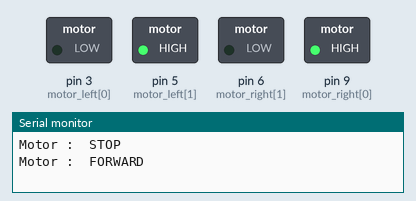
Bench run of a sketch on a simulated Arduino Uno, built with avr-gcc and run on an emulated ATmega328P. Shown: switched loads named in the sketch (green lamp = pin HIGH), the last lines printed to the serial monitor.

Above: at 0.1 s.
At 14.1 s:
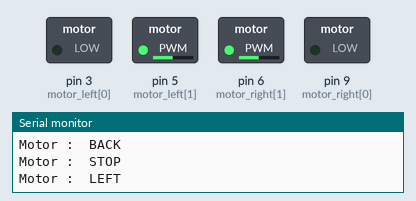
At 19.1 s:
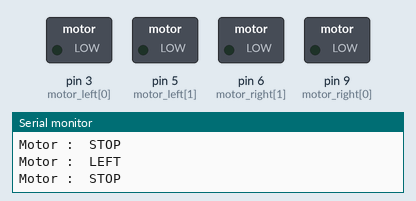
At 21.2 s:
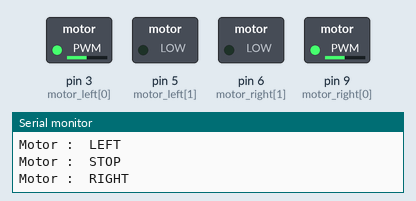
At 35.2 s:
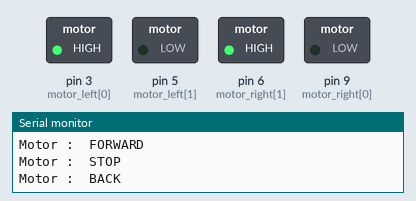
Timing chart, 0 to 36.7 s (numbered marks = the images above):
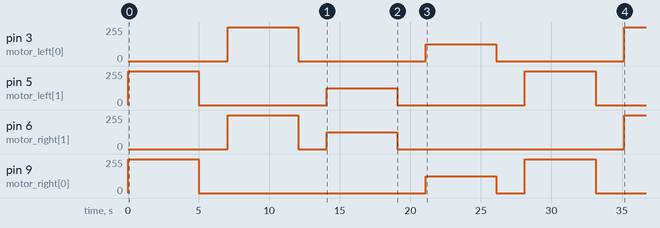

Measured:
- by itself, pin 3 (motor_left[0]): 0/255 → 255/255 at 7.1 s, → 0/255 5.0 s later, → 125/255 9.1 s later, → 0/255 5.0 s later, … (5 changes in this stretch)
- by itself, pin 5 (motor_left[1]): 0/255 → 255/255 at 0.03 s, → 0/255 5.0 s later, → 125/255 9.1 s later, → 0/255 5.0 s later, … (6 changes in this stretch)

The sketch:

Motor_Driver_Test.ino
```cpp
/*
  Arduino Bootcamp

  - Remote Controlled Car - Using a Motor Driver - Part 2

  This project demonstrates how a motor driver can be used to control two motors.
  It is a test program that cycles through the different directions of motor control.

  by: Lee Assam

*/
// —————————————————————————  Motors
//Pins must be PWM to control motor speed on turns

int motor_left[] = {3, 5};
int motor_right[] = {9, 6};

int command = 0;
//PWM
int PWMSpeed = 125;

void setup() {
  Serial.begin(9600); // Default connection rate for my BT m

  // Setup motors
  int i;
  for (i = 0; i < 2; i++) {
    pinMode(motor_left[i], OUTPUT);
    pinMode(motor_right[i], OUTPUT);
  }
  motor_stop(); //initially motors are off
}

void loop() {
  //forward
  drive_forward();
  //Run for 5 seconds
  delay(5000);
  motor_stop();
  //Delay for 2 seconds
  delay(2000);
  //backward
  drive_backward();
  //Run for 5 seconds
  delay(5000);
  motor_stop();
  //Delay for 2 seconds
  delay(2000);
  //turn left
  turn_left();
  //Run for 5 seconds
  delay(5000);
  motor_stop();
  //Delay for 2 seconds
  delay(2000);
  //turn right
  turn_right();
  //Run for 5 seconds
  delay(5000);
  motor_stop();
  //Delay for 2 seconds
  delay(2000);

}

//Motor Controls
void motor_stop() {
  Serial.print("Motor :  STOP\n");
  digitalWrite(motor_left[0], LOW);
  digitalWrite(motor_left[1], LOW);

  digitalWrite(motor_right[0], LOW);
  digitalWrite(motor_right[1], LOW);
  delay(25);
}

void turn_right() { //right
  Serial.print("Motor :  RIGHT\n");
  analogWrite(motor_left[0], PWMSpeed);
  digitalWrite(motor_left[1], LOW);

  analogWrite(motor_right[0], PWMSpeed);
  digitalWrite(motor_right[1], LOW);

}

void turn_left() { //left
  Serial.print("Motor :  LEFT\n");
  digitalWrite(motor_left[0], LOW);
  analogWrite(motor_left[1], PWMSpeed);

  digitalWrite(motor_right[0], LOW);
  analogWrite(motor_right[1], PWMSpeed);

}

void drive_forward() { //forward
  Serial.print("Motor :  FORWARD\n");
  digitalWrite(motor_left[0], LOW);
  digitalWrite(motor_left[1], HIGH);

  digitalWrite(motor_right[0], HIGH);
  digitalWrite(motor_right[1], LOW);
}

void drive_backward() { //backward
  Serial.print("Motor :  BACK\n");
  digitalWrite(motor_left[0], HIGH);
  digitalWrite(motor_left[1], LOW);

  digitalWrite(motor_right[0], LOW);
  digitalWrite(motor_right[1], HIGH);
}
```
